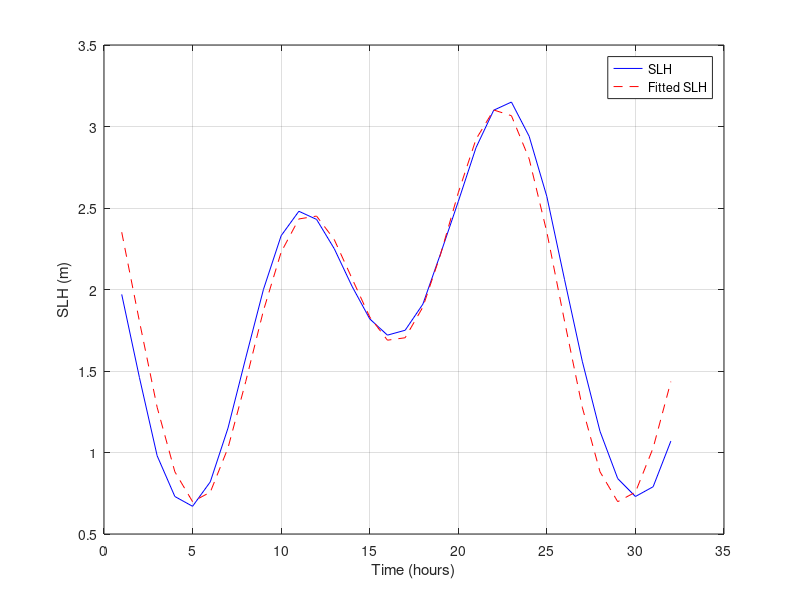
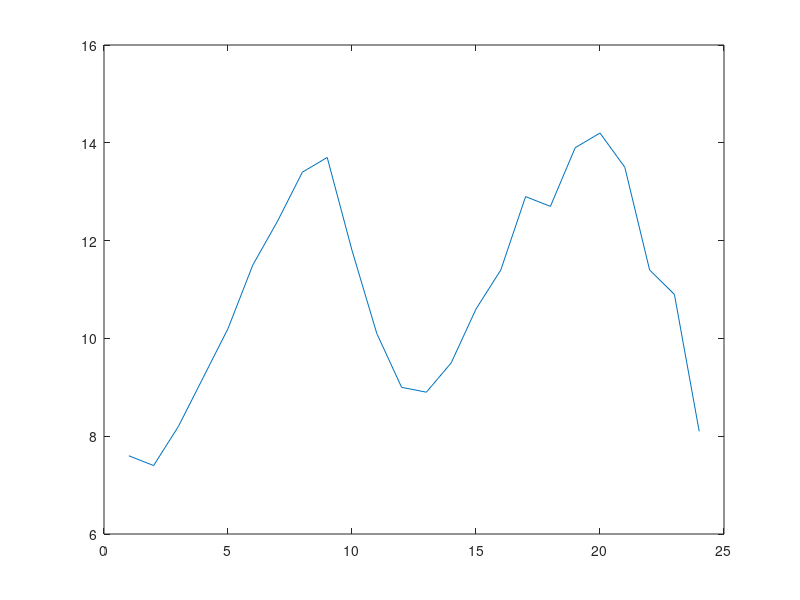
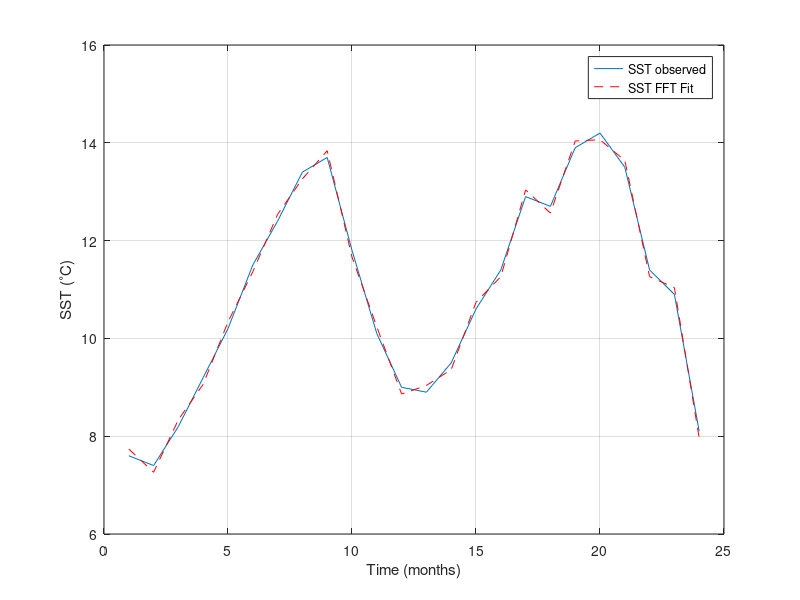
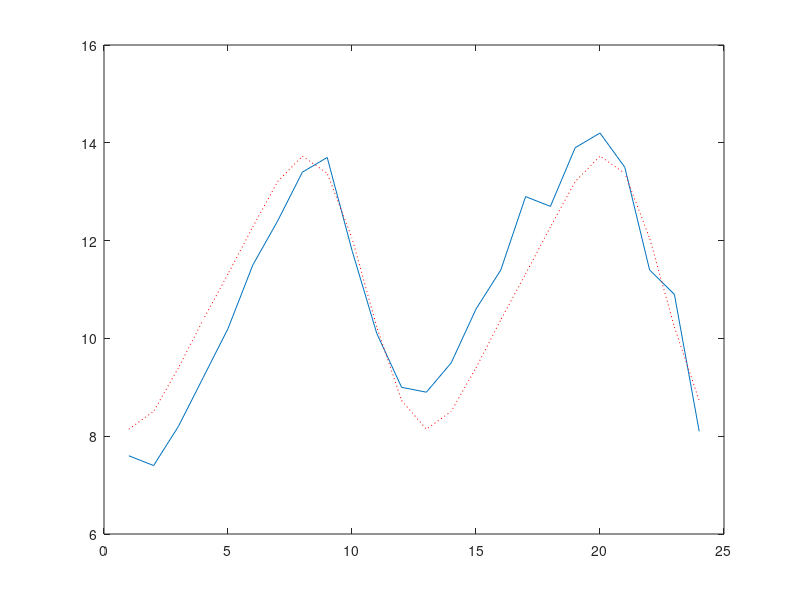

These figures' MATLAB source, in order:
%% FFT fit
clear;clc;close all
figure
SST = [7.6 7.4 8.2 9.2 10.2 11.5 12.4 13.4 13.7 11.8 10.1 9,...
    8.9 9.5 10.6 11.4 12.9 12.7 13.9 14.2 13.5 11.4 10.9 8.1];
plot(SST)
n_SST = 1:24;
for p = 1:12
   A_p(p) = 2/length(n_SST)*SST*cos(2*pi*p*n_SST/length(n_SST))';
   B_p(p) = 2/length(n_SST)*SST*sin(2*pi*p*n_SST/length(n_SST))';
%    A_0(p) = 2/length(n)*SST(p);
   
end
p = 1:12;
A_0 = sum(SST)/24;
for n = 1:24
   SST_fit(n) = A_0 + A_p*cos(2*pi*p*n/length(n_SST))'+ B_p*sin(2*pi*p*n/length(n_SST))';
   
end
figure
plot(n_SST,SST,'DisplayName','SST observed')
hold on;
plot(n_SST,SST_fit,'--r','DisplayName','SST FFT Fit');grid on;
xlabel('Time (months)');ylabel('SST (^\circC)')
legend('Location','best');
%%
sum(SST)
T1 = 12;
T2 = 6;
alpha1 = 1/12*24;
alpha2 = 1/6*24;
n_least_sq = 1:24;
cc11 = cos(2*pi*alpha1*n_least_sq/24)*cos(2*pi*alpha1*n_least_sq/24)';
d = [24,zeros(1,4);0,12,zeros(1,3);zeros(1,2),12,zeros(1,2);zeros(1,3),12,0;zeros(1,4),12];
yc = [262.7 -21.30 -5.30 -23.87 -0.69];
yc = yc';
z = d\yc;
y2 = z(1) + z(2)*cos(2*pi*1/12*n_least_sq) + z(3)*cos(2*pi*1/6*n_least_sq) +...
    z(4)*sin(2*pi*1/12*n_least_sq) + z(5)*sin(2*pi*1/6*n_least_sq);
figure
plot(n_least_sq,SST,n_least_sq,y2,':r')
%% FFT fit (first 3 component)
n_ = 1:24;
A_p = [A_p(1:3) zeros(1,9)];
B_p = [B_p(1:3) zeros(1,9)];

p = 1:12;
A_0 = sum(SST)/24;
for n = 1:24
   SST_fit(n) = A_0 + A_p*cos(2*pi*p*n/length(n_SST))'+ B_p*sin(2*pi*p*n/length(n_SST))';
   
end
figure
plot(n_SST,SST,'DisplayName','SST observed')
hold on;
plot(n_SST,SST_fit,'--r','DisplayName','SST FFT Fit');grid on;
legend('Location','best');
%% Table 5.8 W8_hw6.png
SLH = [1.97 1.46 0.98 0.73 0.67 0.82 1.15 1.58 2.00 2.33 2.48 2.43 2.25 2.02 1.82 1.72 ...
    1.75 1.91 2.22 2.54 2.87 3.10 3.15 2.94 2.57 2.06 1.56 1.13 0.84 0.73 0.79 1.07];
% SLH = [SLH SLH SLH SLH SLH SLH SLH SLH SLH SLH SLH SLH SLH SLH SLH];
sum(SLH)
N = length(SLH);
T1 = 24;
T2 = 12;
alpha0 = sum(SLH);
alpha1 = 1/T1*N;
alpha2 = 1/T2*N;
n_least_sq = 1:N;
c1 = sum(cos(2*pi*alpha1*n_least_sq/N));
c2 = sum(cos(2*pi*alpha2*n_least_sq/N));
s1 = sum(sin(2*pi*alpha1*n_least_sq/N));
s2 = sum(sin(2*pi*alpha2*n_least_sq/N));
cc11 = cos(2*pi*alpha1*n_least_sq/N)*cos(2*pi*alpha1*n_least_sq/N)';
cc22 = cos(2*pi*alpha2*n_least_sq/N)*cos(2*pi*alpha2*n_least_sq/N)';
ss11 = sin(2*pi*alpha1*n_least_sq/N)*sin(2*pi*alpha1*n_least_sq/N)';
ss22 = sin(2*pi*alpha2*n_least_sq/N)*sin(2*pi*alpha2*n_least_sq/N)';
cc12 = cos(2*pi*alpha1*n_least_sq/N)*cos(2*pi*alpha2*n_least_sq/N)';
cs11 = cos(2*pi*alpha1*n_least_sq/N)*sin(2*pi*alpha1*n_least_sq/N)';
cs12 = cos(2*pi*alpha1*n_least_sq/N)*sin(2*pi*alpha2*n_least_sq/N)';
cs21 = cos(2*pi*alpha2*n_least_sq/N)*sin(2*pi*alpha1*n_least_sq/N)';
cs22 = cos(2*pi*alpha2*n_least_sq/N)*sin(2*pi*alpha2*n_least_sq/N)';
ss12 = sin(2*pi*alpha1*n_least_sq/N)*sin(2*pi*alpha2*n_least_sq/N)';
cc21 = cos(2*pi*alpha2*n_least_sq/N)*cos(2*pi*alpha1*n_least_sq/N)';
sc11 = sin(2*pi*alpha1*n_least_sq/N)*cos(2*pi*alpha1*n_least_sq/N)';
sc21 = sin(2*pi*alpha2*n_least_sq/N)*cos(2*pi*alpha1*n_least_sq/N)';
sc12 = sin(2*pi*alpha1*n_least_sq/N)*cos(2*pi*alpha2*n_least_sq/N)';
sc22 = sin(2*pi*alpha2*n_least_sq/N)*cos(2*pi*alpha2*n_least_sq/N)';
ss21 = sin(2*pi*alpha2*n_least_sq/N)*sin(2*pi*alpha1*n_least_sq/N)';
d = [length(n_least_sq),c1,c2,s1,s2;...
    c1,cc11,cc12,cs11,cs12;...
    c2,cc21,cc22,cs21,cs22;...
    s1,sc11,sc12,ss11,ss12;...
    s2,sc21,sc22,ss21,ss22];
yc0 = sum(SLH);
yc1 = SLH*cos(2*pi*alpha1*n_least_sq/N)';
yc2 = SLH*cos(2*pi*alpha2*n_least_sq/N)';
ys1 = SLH*sin(2*pi*alpha1*n_least_sq/N)';
ys2 = SLH*sin(2*pi*alpha2*n_least_sq/N)';
yc = [yc0 yc1 yc2 ys1 ys2];
yc = yc';
z = d\yc;
SLH_fit = z(1)+z(2)*cos(2*pi*1/T1*n_least_sq)+z(3)*cos(2*pi*1/T2*n_least_sq)+z(4)*sin(2*pi*1/T1*n_least_sq)+z(5)*sin(2*pi*1/T2*n_least_sq);
figure
plot(n_least_sq,SLH,'-b','DisplayName','SLH');hold on;
plot(n_least_sq,SLH_fit,'--r','DisplayName','Fitted SLH');grid on;
xlabel('Time (hours)');ylabel('SLH (m)')
legend('Location','best');
print('W8_hw6.png','-dpng');